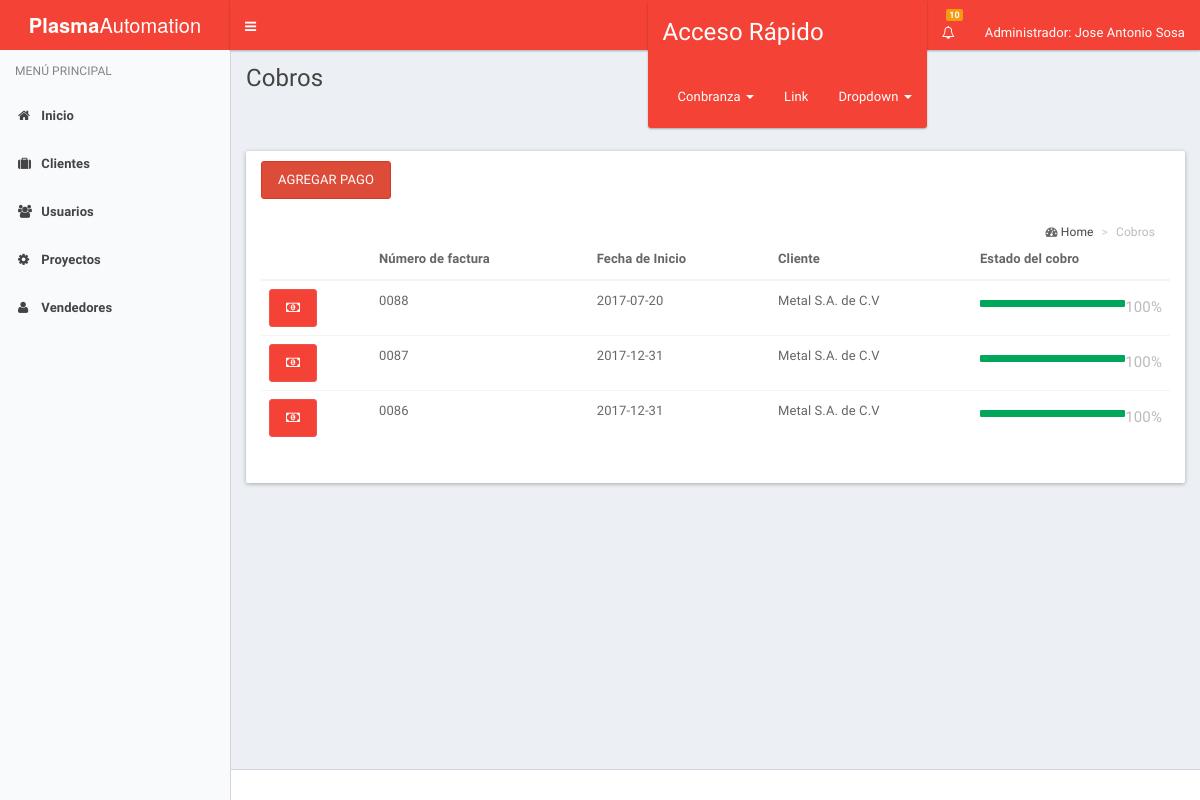
Page /cobranzaAdmin/index_cobro.php (signed in) on the earlier database version.
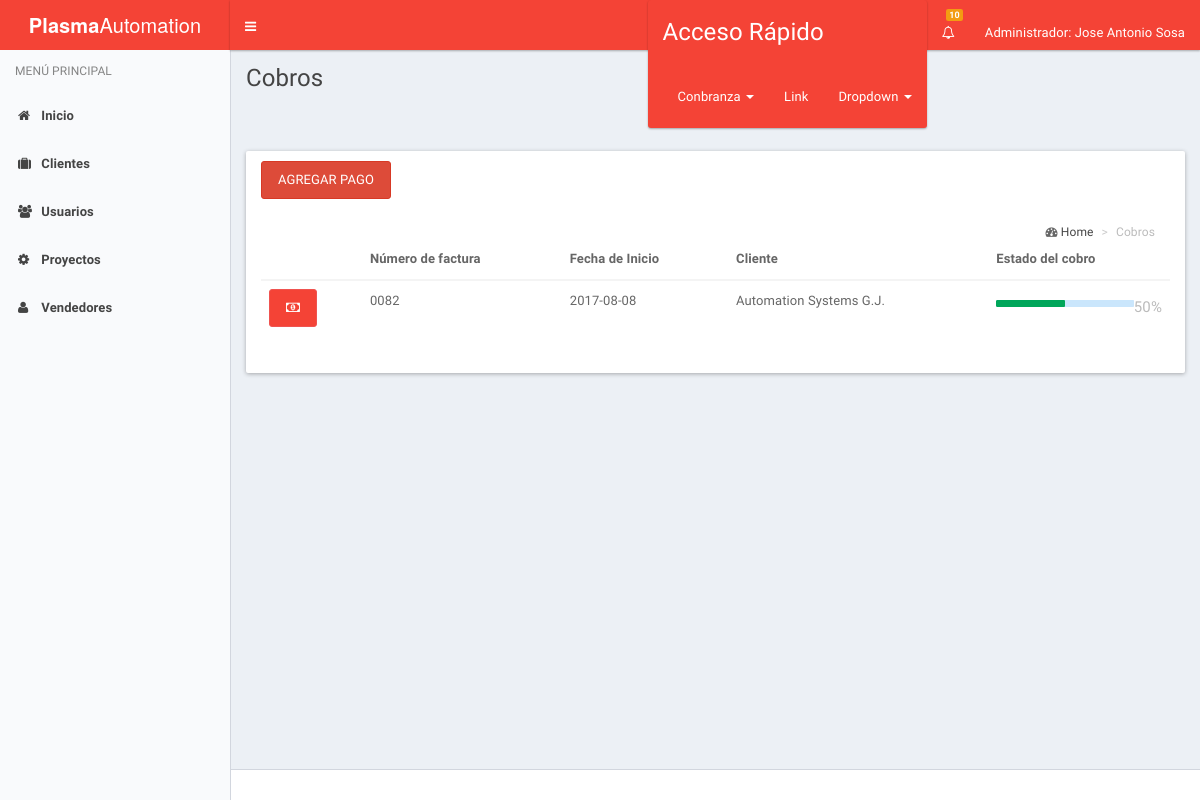
Same page on the later database version.
### tables this page shows
CREATE TABLE IF NOT EXISTS `proforma` (
  `id_proforma` int(11) NOT NULL,
  `no_factura` int(4) NOT NULL,
  `fecha_inicio` date NOT NULL,
  `id_cliente` int(4) NOT NULL,
  `id_vendedor` int(4) NOT NULL,
  `fecha_entrega` date NOT NULL,
  `id_proyecto` int(4) NOT NULL,
  `descripcion` text NOT NULL,
  `estatus` int(11) NOT NULL
);

CREATE TABLE IF NOT EXISTS `cliente` (
  `No_Cliente` int(10) NOT NULL,
  `nu_cliente` int(11) NOT NULL,
  `nombre` varchar(25) NOT NULL,
  `domicilio` varchar(70) NOT NULL,
  `id_estado` int(2) NOT NULL,
  `id_municipio` varchar(25) NOT NULL,
  `rfc` varchar(15) NOT NULL,
  `correo` varchar(30) NOT NULL,
  `telefono` int(15) NOT NULL,
  `c_p` int(8) NOT NULL
);

CREATE TABLE IF NOT EXISTS `cobro` (
  `id_cobro` int(11) NOT NULL,
  `porcentaje` int(3) NOT NULL,
  `id_proforma` int(11) NOT NULL,
  `estatus` int(11) NOT NULL
);

### cobranzaAdmin/index_cobro.php (the view, shortened to what this page needs)
<!DOCTYPE html>
<html lang="es">
  <head>
    <link rel="stylesheet" href="../assets/bootstrap/css/bootstrap.css">
    <link rel="stylesheet" href="../assets/css/font-awesome.min.css">
    <link rel="stylesheet" href="../assets/css/ionicons.min.css">
    <link rel="stylesheet" href="../assets/dist/css/AdminLTE.css">
    <link rel="stylesheet" href="../assets/dist/css/skins/_all-skins.css">
    <link rel="stylesheet" href="assets/plugins/select2/select2.min.css">
    <link href="assets/plugins/pnotify/css/pnotify.custom.min.css" rel="stylesheet">
  </head>
  <body class="hold-transition skin-blue-light sidebar-mini">
    <div class="wrapper">
      <?php
        include('header.php');
      ?>
      <?php
        include('menu.php');
      ?>
      <div class="content-wrapper" id="content">
        <section class="content-header">
          <h1>
            Cobros
          </h1>
        </section>
        <section class="content">
      <div class="col-lg-12">
         <div class="row">
          <div class="panel">
            <div class="panel-heading">
            <button class="btn btn-danger" data-toggle="modal" data-target="#miventana">Agregar Pago</button>
              <section class="content-header">
                <ol class="breadcrumb">
                   <i class="fa fa-dashboard"></i>
                    <li><a href="">Home</a></li>
                    <li class="active">Cobros
                   </li>
                </ol>
              </section>
            </div>
            <div class="panel-body">
              <table class="table">
                <thead>
                  <tr>
                    <th></th>
                    <th>Número de factura</th>
                    <th>Fecha de Inicio</th>
                    <th>Cliente</th>
                    <th>Estado del cobro</th>
                  </tr>
                </thead>
                <tbody>
                <?php
                  $sql = "SELECT p.id_proforma, p.no_factura as no_factura, p.fecha_inicio as fecha_inicio, c.No_Cliente, c.nombre as nombre, co.id_cobro, co.porcentaje as porcentaje from proforma p inner join cliente c on c.No_Cliente = p.id_cliente inner join cobro co on co.id_proforma = p.id_proforma  ORDER BY no_factura DESC";
                  $resultado = mysql_query($sql, $conexion);
                  while ($proforma = mysql_fetch_assoc($resultado)) {
                    echo "<tr>";
                     echo "<td><a href='cobros.php?pago_proyecto_id=".$proforma['id_cobro']."' class='btn btn-rounded btn-primary ver-proyecto' title='Realizar Pago' ><i class='fa fa-money'></i></a></td>";
                    echo "<td>00".$proforma['no_factura']."</td>";
                    echo "<td>".$proforma['fecha_inicio']."</td>";
                    echo "<td>".$proforma['nombre']."</td>";
                    echo "
                    <td><h5><small class='pull-right'>".$proforma['porcentaje'].'%'."</small></h5><div class='progress xs'><div class='progress-bar progress-bar-green' style='width:".$proforma['porcentaje'].'%'."'' role='progress-bar' aria-valuenow='20' aria-valuemin='0' aria-valuemax='100'></div></div></td>";
                  }
                ?>
                </tbody>
              </table>
            </div>
          </div>
        </div>
      </div>
    </section>
  </div>
      <footer class="main-footer">
      </footer>
    </div>
  </body>
</html>

Differences in the rows shown:
removed proforma: no_factura "88", fecha_inicio "2017-07-20", id_cliente.nombre "Metal S.A. de C.V", cobro.porcentaje "100"
removed proforma: no_factura "87", fecha_inicio "2017-12-31", id_cliente.nombre "Metal S.A. de C.V", cobro.porcentaje "100"
removed proforma: no_factura "86", fecha_inicio "2017-12-31", id_cliente.nombre "Metal S.A. de C.V", cobro.porcentaje "100"
added proforma: no_factura "82", fecha_inicio "2017-08-08", id_cliente.nombre "Automation Systems G.J.", cobro.porcentaje "50"
